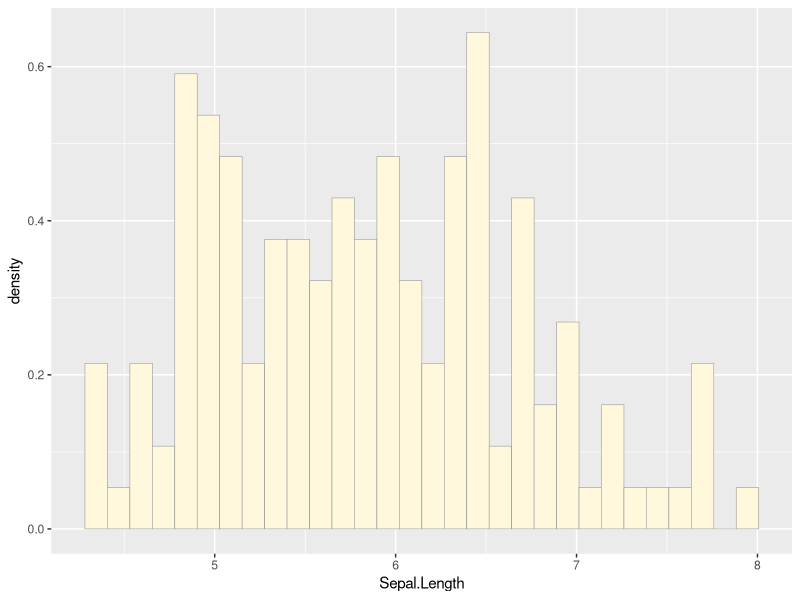
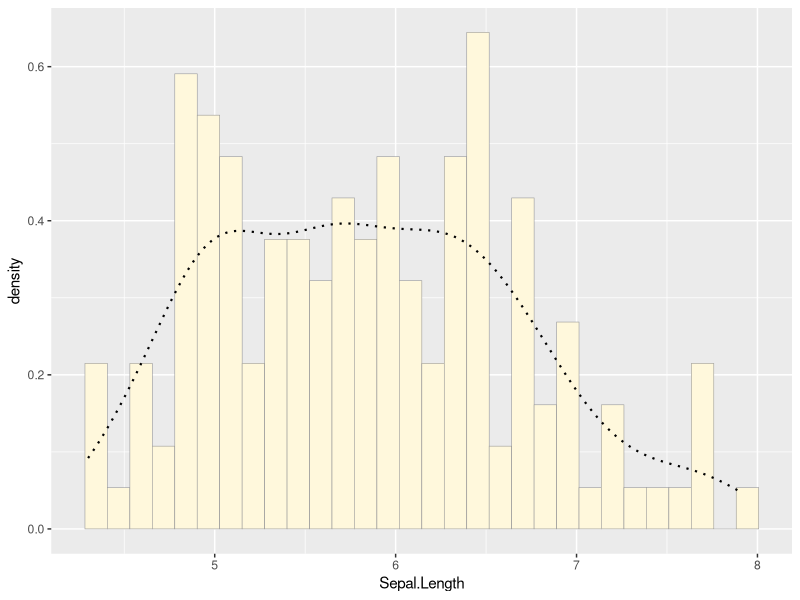
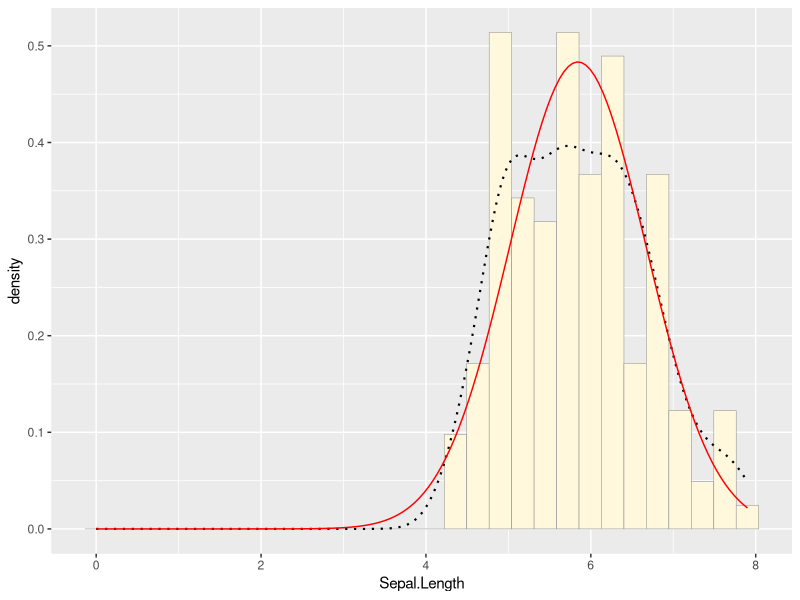
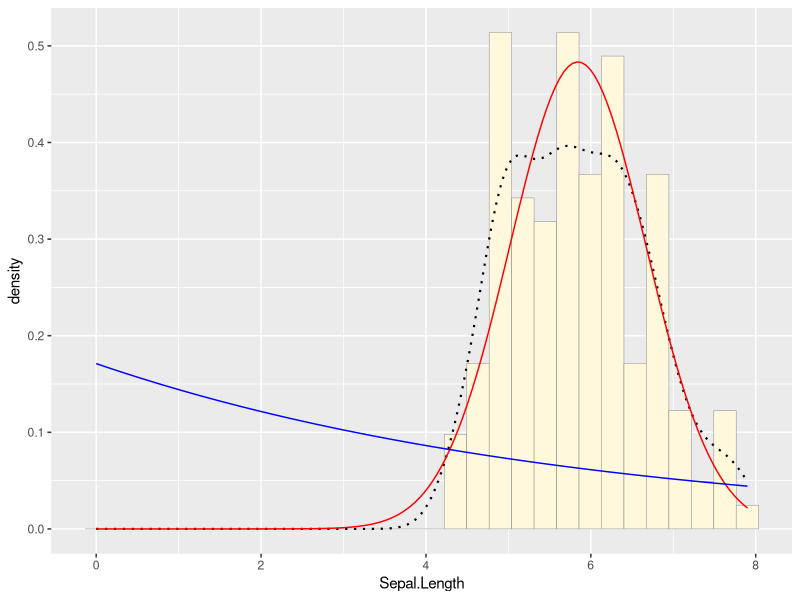
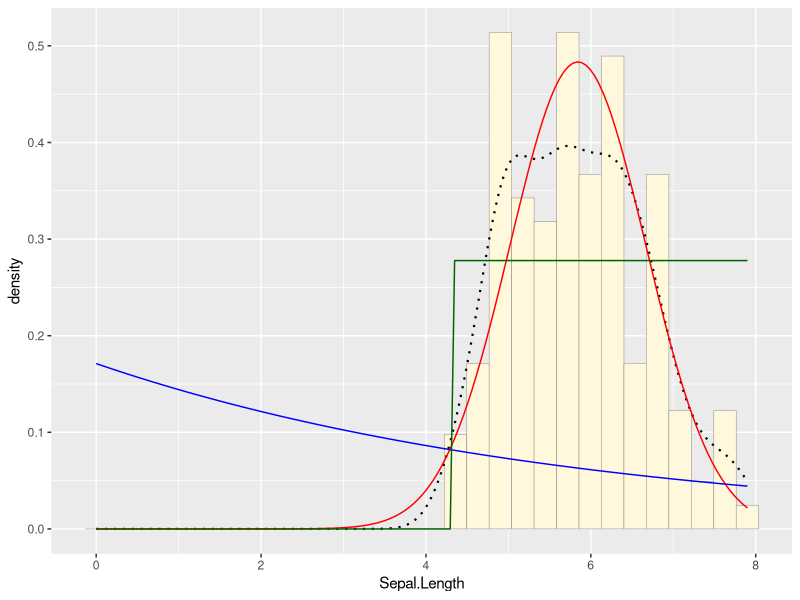
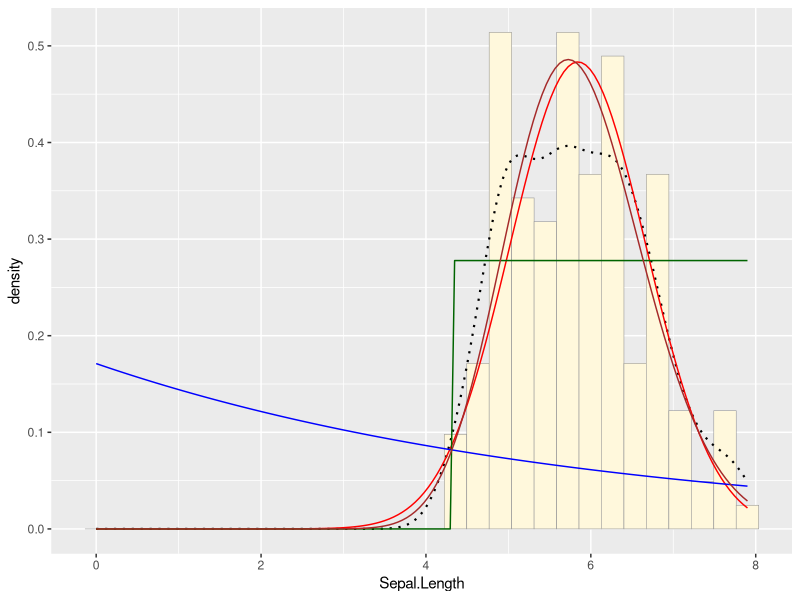
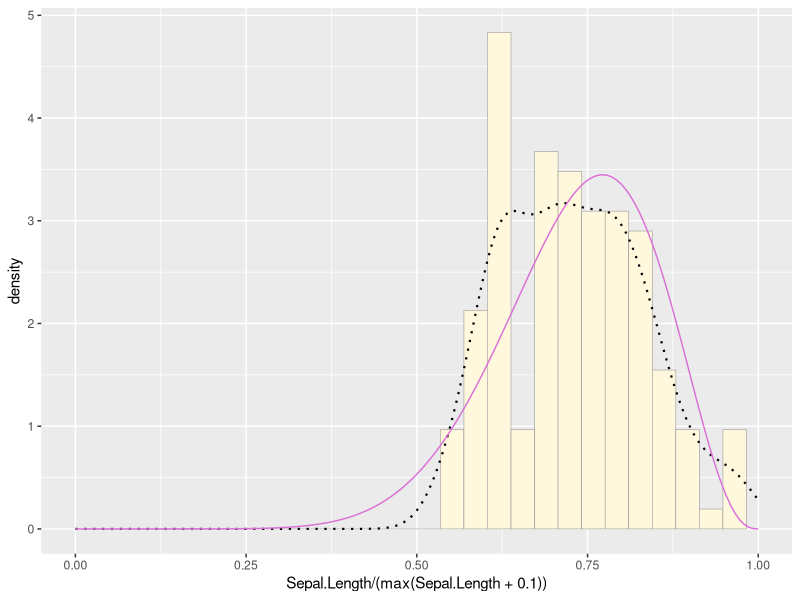

Recreate these plots in R, in order.
## ---- chunk 1
knitr::opts_chunk$set(echo = TRUE)

library(ggplot2) 
library(MASS) 

## ---- chunk 2

z<-iris

p1 <- ggplot(data=z, aes(x=Sepal.Length, y=..density..)) +
  geom_histogram(color="grey60",fill="cornsilk",size=0.2) 
print(p1)

p1 <-  p1 +  geom_density(linetype="dotted",size=0.75)
print(p1)


normPars <- fitdistr(z$Sepal.Length,"normal")
print(normPars)
str(normPars)
normPars$estimate["mean"] # note structure of getting a named attribute


meanML <- normPars$estimate["mean"]
sdML <- normPars$estimate["sd"]

xval <- seq(0,max(z$Sepal.Length),len=length(z$Sepal.Length))

 stat <- stat_function(aes(x = xval, y = ..y..), fun = dnorm, colour="red", n = length(z$Sepal.Length), args = list(mean = meanML, sd = sdML))
 p1 + stat
 
 
 
 expoPars <- fitdistr(z$Sepal.Length,"exponential")
rateML <- expoPars$estimate["rate"]

stat2 <- stat_function(aes(x = xval, y = ..y..), fun = dexp, colour="blue", n = length(z$Sepal.Length), args = list(rate=rateML))
 p1 + stat + stat2
 
 
 stat3 <- stat_function(aes(x = xval, y = ..y..), fun = dunif, colour="darkgreen", n = length(z$Sepal.Length), args = list(min=min(z$Sepal.Length), max=max(z$Sepal.Length)))
 p1 + stat + stat2 + stat3

 
 gammaPars <- fitdistr(z$Sepal.Length,"gamma")
shapeML <- gammaPars$estimate["shape"]
rateML <- gammaPars$estimate["rate"]

stat4 <- stat_function(aes(x = xval, y = ..y..), fun = dgamma, colour="brown", n = length(z$Sepal.Length), args = list(shape=shapeML, rate=rateML))
 p1 + stat + stat2 + stat3 + stat4
 
 
pSpecial <- ggplot(data=z, aes(x=Sepal.Length/(max(Sepal.Length + 0.1)), y=..density..)) +
  geom_histogram(color="grey60",fill="cornsilk",size=0.2) + 
  xlim(c(0,1)) +
  geom_density(size=0.75,linetype="dotted")

betaPars <- fitdistr(x=z$Sepal.Length/max(z$Sepal.Length + 0.1),start=list(shape1=1,shape2=2),"beta")
shape1ML <- betaPars$estimate["shape1"]
shape2ML <- betaPars$estimate["shape2"]

statSpecial <- stat_function(aes(x = xval, y = ..y..), fun = dbeta, colour="orchid", n = length(z$Sepal.Length), args = list(shape1=shape1ML,shape2=shape2ML))
pSpecial + statSpecial


